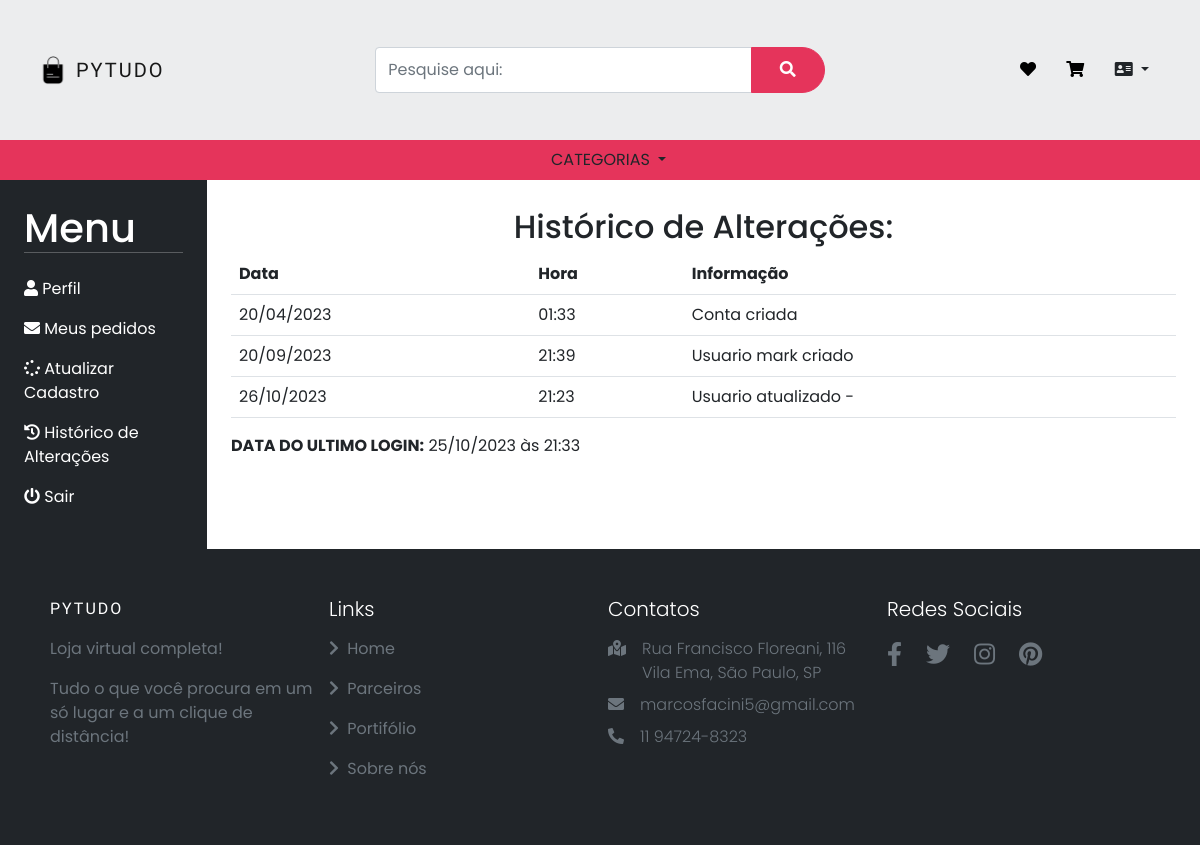
/usuarios/alteracoes_usuario/19, run on an earlier commit of the app's database.
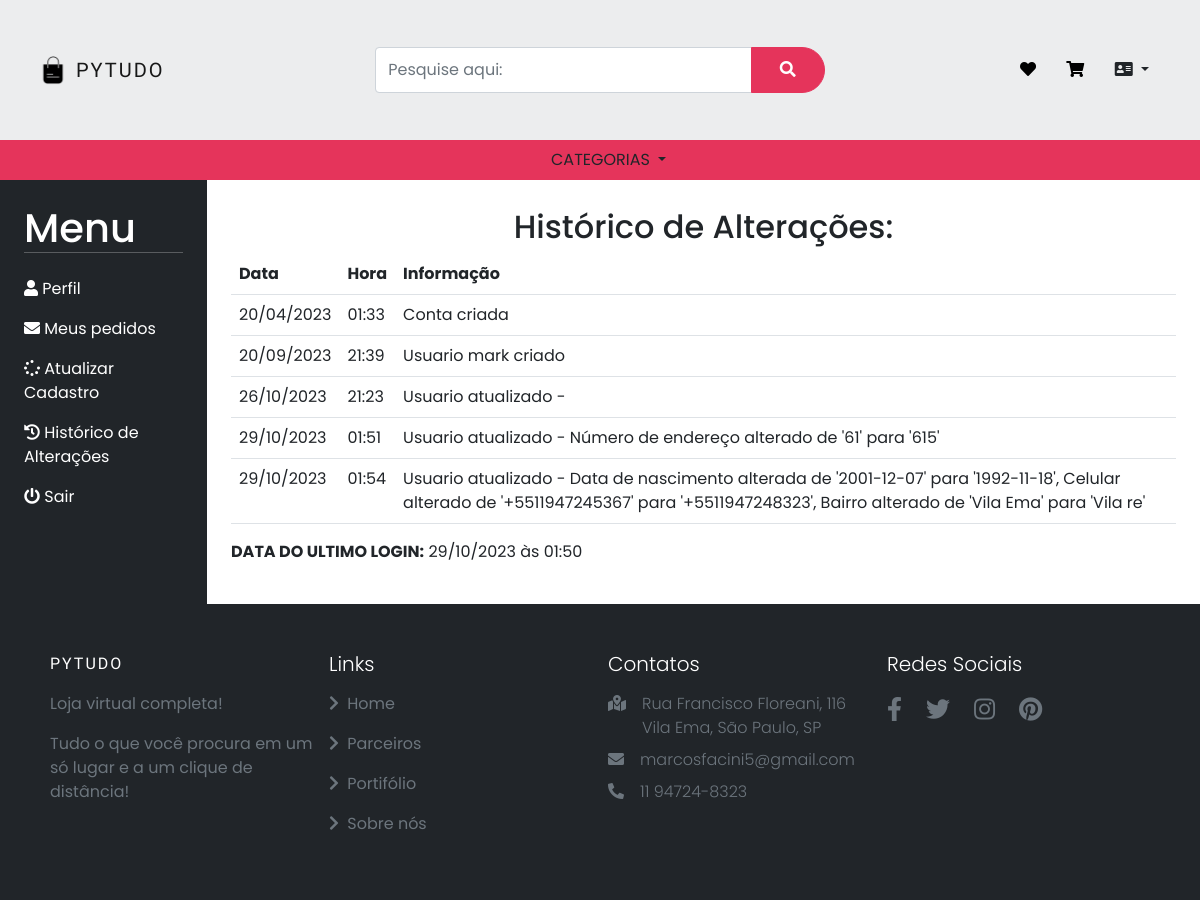
And on a later commit of the database.
### usuarios/models.py (models this page shows, shortened)
class RegistroAlteracaoUsuario(models.Model):
    usuario = models.ForeignKey(Usuarios, on_delete=models.SET_NULL, null=True)
    data_atualizacao = models.DateTimeField(default=timezone.now)
    detalhes = models.TextField()

class Usuarios(models.Model):
    ESTADOS_BRASILEIROS = (
        ('AC', 'Acre'),
        ('AL', 'Alagoas'),
        ('AP', 'Amapá'),
        ('AM', 'Amazonas'),
        ('BA', 'Bahia'),
        ('CE', 'Ceará'),
        ('DF', 'Distrito Federal'),
        ('ES', 'Espírito Santo'),
        ('GO', 'Goiás'),
        ('MA', 'Maranhão'),
        ('MT', 'Mato Grosso'),
        ('MS', 'Mato Grosso do Sul'),
        ('MG', 'Minas Gerais'),
        ('PA', 'Pará'),
        ('PB', 'Paraíba'),
        ('PR', 'Paraná'),
        ('PE', 'Pernambuco'),
        ('PI', 'Piauí'),
        ('RJ', 'Rio de Janeiro'),
        ('RN', 'Rio Grande do Norte'),
        ('RS', 'Rio Grande do Sul'),
        ('RO', 'Rondônia'),
        ('RR', 'Roraima'),
        ('SC', 'Santa Catarina'),
        ('SP', 'São Paulo'),
        ('SE', 'Sergipe'),
        ('TO', 'Tocantins'),
    )
    usuario = models.ForeignKey(settings.AUTH_USER_MODEL, on_delete=models.CASCADE)
    nome = models.CharField(max_length=40)
    cpf = CPFField('CPF')
    data_de_nascimento = models.DateField()
    celular = PhoneNumberField(null=False, blank=False)
    endereco = models.CharField(max_length=50)
    numero_endereco = models.CharField(max_length=10)
    complemento = models.CharField(max_length=50, blank=True, null= True)
    bairro = models.CharField(max_length=30)
    cidade = models.CharField(max_length=30)
    estado = models.CharField(max_length=2, choices=ESTADOS_BRASILEIROS)
    data_atualizacao = models.DateTimeField(auto_now=True, null=True)

### usuarios/views.py (the view)
# urls.py: path('alteracoes_usuario/<int:id>', views.alteracoes_usuario, name='alteracoes_usuario'),
def alteracoes_usuario(request, id):
    usuario = Usuarios.objects.get(id=id)
    registros = RegistroAlteracaoUsuario.objects.filter(usuario_id=id)
    return render(request, 'alteracoes_usuario.html', {'usuario': usuario, 'registros': registros})

### usuarios/templates/alteracoes_usuario.html (shortened to what this page needs)
{% extends 'base.html' %}
{% load static %}
{% block 'head' %}
    <link href="{% static 'usuarios/css/perfil_usuario.css' %}" rel="stylesheet">
{% endblock %}
{% block 'body' %}
<div class="container-fluid d-sm-flex align-items-stretch px-0">
  <nav class="sidebar bg-dark">
  <div class="p-4">
    <h1 class="m-0 text-white">Menu</h1>
    <hr class="mt-0 mb-4 text-white">
    <ul class="list-unstyled mb-2">
    <li class="my-3">
    <a href="{% url 'perfil_usuario' request.user.id %}"><span class="fa fa-user mr-3"></span> Perfil</a>
    </li>
    <li class="my-3">
    <a href="#"><span class="fa fa-envelope mr-3"></span> Meus pedidos</a>
    </li>
    <li class="my-3">
    <a href="{% url 'usuario_atualiza_cadastro' usuario.id %}"><span class="fa fa-spinner mr-3"></span> Atualizar Cadastro</a>
    </li>
    <li class="my-3">
    <a href="{% url 'alteracoes_usuario' usuario.id %}"><span class="fa fa-history mr-3"></span> Histórico de Alterações</a>
    </li>
    <li class="my-3">
    <a href="{% url 'account_logout' %}"><span class="fa fa-power-off mr-3"></span> Sair</a>
    </li>
    </ul>
  </div>
  </nav>
  <div class="container p-4">
    <div class="text-center mt-1">
      <h2>Histórico de Alterações:</h2>
    </div>
    <div class="table-responsive">
      <table class="table">
        <tr>
          <th>Data</th>
          <th>Hora</th>
          <th>Informação</th>
        </tr>
        <tr>
          <td>{{usuario.usuario.date_joined|date:"d/m/Y" }}</td>
          <td>{{ usuario.usuario.date_joined|time:"H:i" }}</td>
          <td>Conta criada</td>
        </tr>
        {% for registro in registros %}
        <tr>
          <td>{{registro.data_atualizacao|date:"d/m/Y"}}</td>
          <td>{{registro.data_atualizacao|time:"H:i"}}</td>
          <td>{{registro.detalhes}}</td>
        </tr>
        {% endfor %}
      </table>
    </div>
    <p><b>DATA DO ULTIMO LOGIN:</b> {{usuario.usuario.last_login|date:"d/m/Y" }} às {{ usuario.usuario.last_login|time:"H:i" }}</p>
  </div>
</div>
{% endblock %}

What changed in the data, as far as the page shows it:
changed Usuarios: usuario.last_login "25/10/2023" → "29/10/2023"; usuario.last_login "21:33" → "01:50"
added RegistroAlteracaoUsuario: data_atualizacao "29/10/2023", data_atualizacao "01:51", detalhes "Usuario atualizado - Número de endereço alterado de '61' para '615'"
added RegistroAlteracaoUsuario: data_atualizacao "29/10/2023", data_atualizacao "01:54", detalhes "Usuario atualizado - Data de nascimento alterada de '2001-12-07' para '1992-11-18', Celular alterado de '+5511947245367' para '+5511947248323', Bairro alterado de 'Vila Ema' para 'Vila re'"
